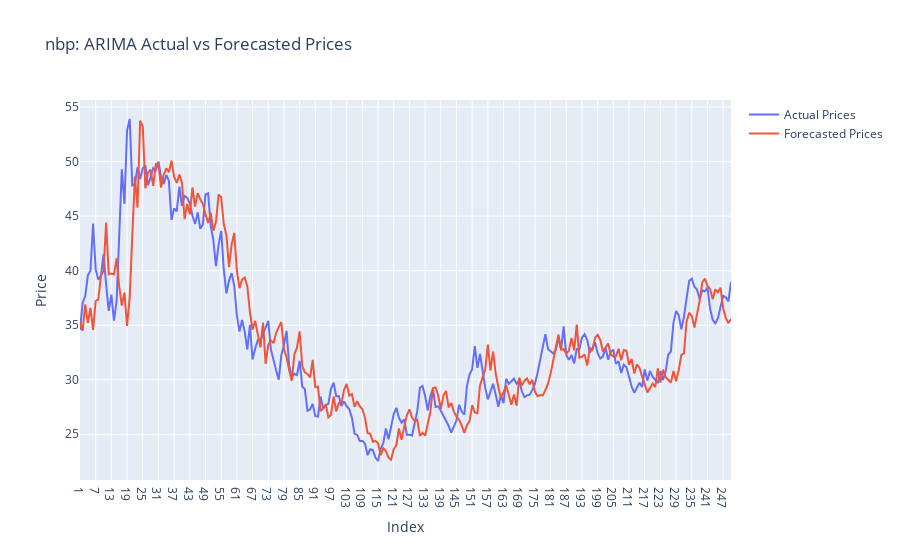

Here is the notebook cell this chart was saved with:
### Code cell
%R -o hub_forecast_comparison
%R -o hub_name

hub_forecast_comparison = hub_forecast_comparison

actual_trace = go.Scatter(
    x=hub_forecast_comparison.index,
    y=hub_forecast_comparison['Actual'],
    mode='lines',
    name='Actual Prices'
)

forecasted_trace = go.Scatter(
    x=hub_forecast_comparison.index,
    y=hub_forecast_comparison['Forecasted'],
    mode='lines',
    name='Forecasted Prices'
)

# Create the plot
layout = go.Layout(
    title=hub_name.item()+ ': ARIMA Actual vs Forecasted Prices',
    xaxis=dict(title='Index'),
    yaxis=dict(title='Price'),
)

fig = go.Figure(data=[actual_trace, forecasted_trace], layout=layout)
fig.show()

### Figure 1 — Plotly figure (JSON) as saved in the notebook; plotly's stock layout.template omitted (floating-point values rounded to 4 significant figures; data arrays with more than 128 entries replaced by an {"elided": "..."} marker saying what was removed)
{"data": [{"mode": "lines", "name": "Actual Prices", "type": "scatter", "x": {"elided": "250 str values"}, "y": {"elided": "250 float values"}}, {"mode": "lines", "name": "Forecasted Prices", "type": "scatter", "x": {"elided": "250 str values"}, "y": {"elided": "250 float values"}}], "layout": {"title": {"text": "nbp: ARIMA Actual vs Forecasted Prices"}, "xaxis": {"title": {"text": "Index"}}, "yaxis": {"title": {"text": "Price"}}}}
